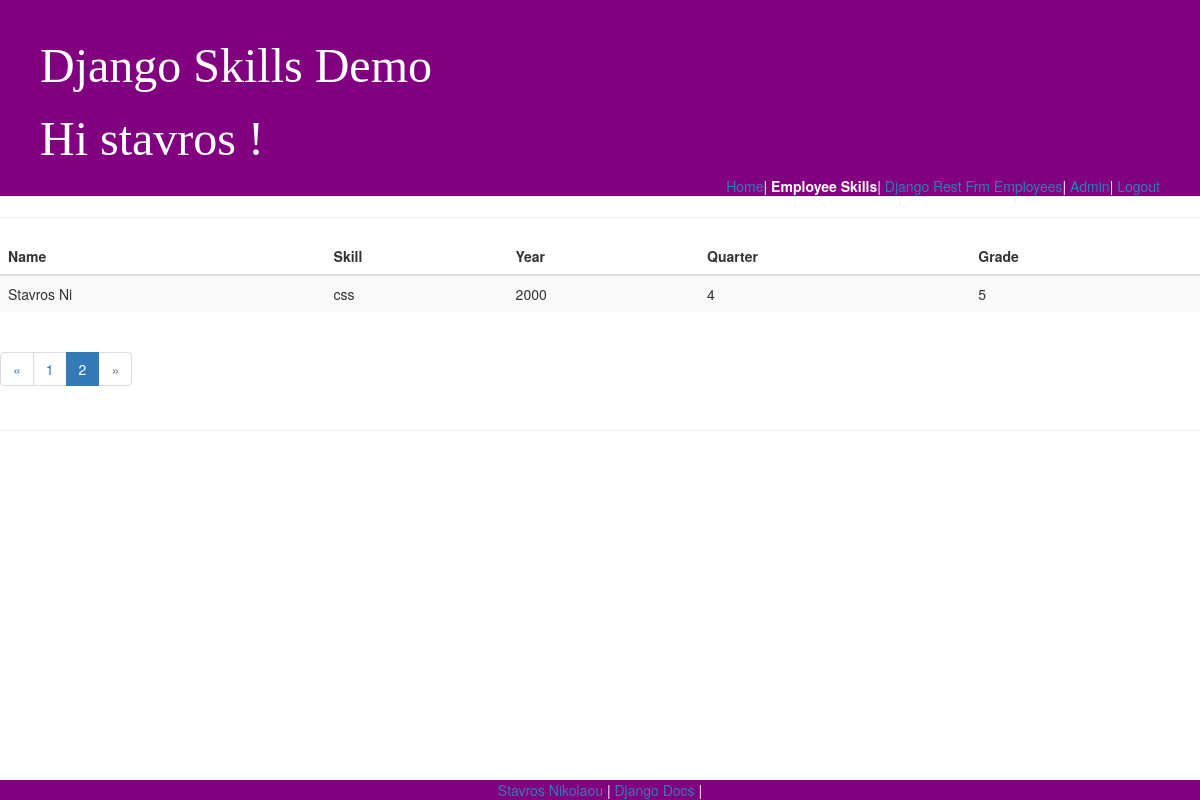
The app's page /skills/emp_skills_list/?page=2 (signed in), older data.
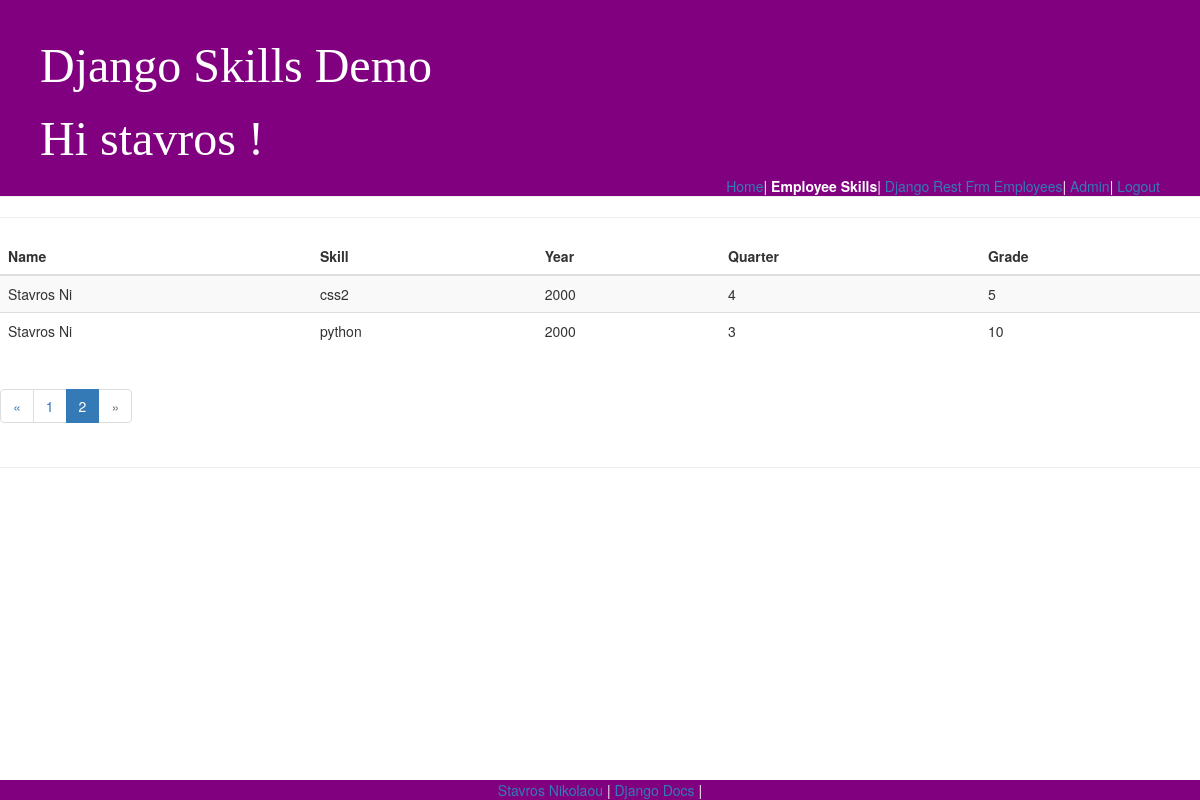
The same page, newer data.
### skills/models.py (models this page shows, shortened)
class EmpSkills(models.Model):
    id = models.AutoField(primary_key=True)
    year = models.IntegerField(blank=True, null=True)
    quarter = models.IntegerField(blank=True, null=True)
    employee = models.ForeignKey('Employee', models.DO_NOTHING, blank=True, null=True)
    skill = models.ForeignKey('Skill', models.DO_NOTHING, blank=True, null=True)
    grade = models.IntegerField()
    class Meta:
        managed = False
        db_table = 'emp_skills'
        unique_together = (('year', 'quarter', 'employee', 'skill'),)

class Employee(models.Model):
    id = models.AutoField(primary_key=True)
    name = models.CharField(max_length=10)
    get_data=URLField()
    department = models.ForeignKey(Department, models.DO_NOTHING, blank=True, null=True)
    def get_data(self):
         bar_chart=pygal.Bar()
         bar_chart.title = 'Employee grades  (in %)'
         data = {}
         for empSkill in Employee.empSkills(self):
             data[str(empSkill.year) + " Q"+ str(empSkill.quarter) ] = empSkill.grade
         for key, value in data.items():
            bar_chart.add(key, value)
         return mark_safe('<img src="%s" width="750" height="550" />' % (bar_chart.render_data_uri()))
    class Meta:
        managed = False
        db_table = 'employee'

class Skill(models.Model):
    id = models.AutoField(primary_key=True)
    name = models.CharField(max_length=10)
    class Meta:
        managed = False
        db_table = 'skill'

### skills/views.py (the view)
# urls.py: path('skills/emp_skills_list/',views.emp_skills,name='emp_skills'),
@login_required
def emp_skills(request):
    emp_skills_list = EmpSkills.objects.all()
    paginator = Paginator(emp_skills_list, 3) # Show 25 contacts per page
    page = request.GET.get('page')
    emp_skills_list = paginator.get_page(page)
    return render(request, 'skills/emp_skills_list.html', {'list': emp_skills_list})

### skills/templates/skills/emp_skills_list.html (shortened to what this page needs)
{% extends 'base.html' %}
{% block nav-empSkills %}<strong class="nav-active">Employee Skills</strong>{% endblock %}
{% block content %}
<table class="table table-striped">
  <thead>
    <tr>
      <th>Name</th>
      <th>Skill</th>
      <th>Year</th>
      <th>Quarter</th>
      <th>Grade</th>
    </tr>
  </thead>
  <tbody>
    {% for emp in list %}
      <tr>
        <td>{{ emp.employee.name }}</td>
        <td>{{ emp.skill.name }}</td>
        <td>{{ emp.year}}</td>
        <td>{{ emp.quarter}}</td>
        <td>{{ emp.grade}}</td>
      </tr>
    {% endfor %}
  </tbody>
</table>
{% if list.has_other_pages %}
  <ul class="pagination">
    {% if list.has_previous %}
      <li><a href="?page={{ list.previous_page_number }}">&laquo;</a></li>
    {% else %}
      <li class="disabled"><span>&laquo;</span></li>
    {% endif %}
    {% for i in list.paginator.page_range %}
      {% if list.number == i %}
        <li class="active"><span>{{ i }} <span class="sr-only">(current)</span></span></li>
      {% else %}
        <li><a href="?page={{ i }}">{{ i }}</a></li>
      {% endif %}
    {% endfor %}
    {% if list.has_next %}
      <li><a href="?page={{ list.next_page_number }}">&raquo;</a></li>
    {% else %}
      <li class="disabled"><span>&raquo;</span></li>
    {% endif %}
  </ul>
{% endif %}
{% endblock %}

### skills/templates/base.html (shortened to what this page needs)
<!DOCTYPE html>
<html>
<head>
   {% load staticfiles %}
        <link rel="stylesheet" href="//maxcdn.bootstrapcdn.com/bootstrap/3.2.0/css/bootstrap.min.css">
        <link rel="stylesheet" href="//maxcdn.bootstrapcdn.com/bootstrap/3.2.0/css/bootstrap-theme.min.css">
        <link rel="stylesheet" href="{% static 'css/skills.css' %}">
</head>
<body>
  <header class="page-header">
    <h1>Django Skills Demo </h1>
    {% if user.is_authenticated %}
    <h1>  Hi {{ user.username }} !</h1>
      {% block nav %}
        <ul id="nav" class="top-menu" >
            {% block nav-home %}<a href="{% url 'home' %}">Home</a>{% endblock %}|
            {% block nav-empSkills %}<a href="{% url 'emp_skills' %}">Empp Skills</a>{% endblock %}|
            {% block nav-rest_emp %}<a href="{% url 'rest_emp' %}">Django Rest Frm Employees</a>{% endblock %}|
            {% block nav-admin %}<a href="/admin">Admin</a>{% endblock %}|
            {% block nav-logout %}<a href="{% url 'logout' %}">Logout</a>{% endblock %}
        </ul>
      {% endblock %}
    {% else %}
      <h1>User:stavros  Password:strovolos1234 </h1>
    {% endif %}
  </header>
  <hr>
  <main>
    {% block content %}
    {% endblock %}
  </main>
  <hr>
  <footer class="footer">
    <a href="https://github.com/stavros82/skills">Stavros Nikolaou</a> |
    <a href="https://docs.djangoproject.com/en/2.0/">Django Docs</a> |
  </footer>
</body>
</html>

### skills/static/css/skills.css (style rules this page uses)
body { padding-left: o; }
.page-header { left: 0; width: 100%; background-color: purple; margin-top: 0; padding: 20px 20px 20px 40px; }
.page-header h1, .page-header h1 a, .page-header h1 a:visited, .page-header h1 a:active { color: #ffffff; font-size: 36pt; text-decoration: none; }
h1, h2, h3, h4 { font-family: cursive; }
.top-menu, .top-menu:hover, .top-menu:visited { color: #ffffff; float: right; font-size: 8; margin-right: 20px; }
.footer { position: fixed; left: 0; bottom: 0; width: 100%; background-color: purple; color: white; text-align: center; }

Row changes from the older to the newer data that the page shows:
changed through a linked row, EmpSkills: skill.name "css" → "css2"
added EmpSkills: employee.name "Stavros Ni", skill.name "python", year "2000", quarter "3", grade "10"
